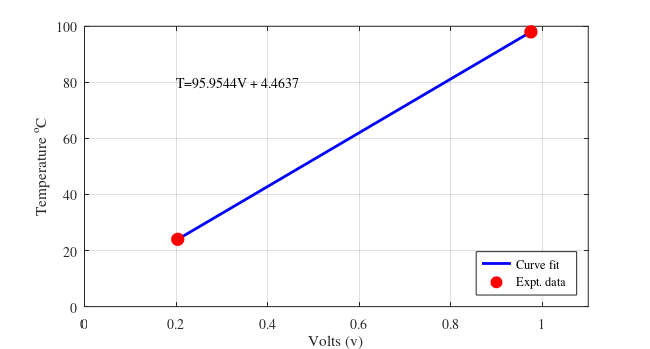
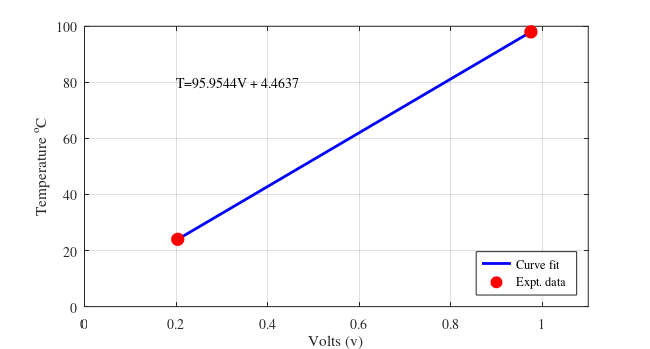

Recreate these plots in MATLAB, in order.
% This is a genric program to generate calibration plot and provide slope
% and intercept data
%%%%%%%%%%%%%%%%%%%%%%%%%%%%%%%%%%%%%%%%%%%%%%%%%%%%%%%%%%%%%%%%%%%%%%%%%%%
% Date: August 9th, 2020
% Dr. Vibhav Durgesh
% Rev 0.0
% This is a basic program to demonstrating use of poly fit command and 
% calculating norm and standard error fit.
% User has to provide apropriate information see - begining of the code
%%%%%%%%%%%%%%%%%%%%%%%%%%%%%%%%%%%%%%%%%%%%%%%%%%%%%%%%%%%%%%%%%%%%%%%%%%%
clear all
close all
clc

%% User have to manually add information
x = [0.2036 0.9748]; %Voltage Data
y = [24 98]; %Temperature from LIGT

t_nuP= 2.262; %Value read from t-student's table
plotTitle = 'Student''s Name Plot';
%% End of user information
[p,s] = polyfit (x,y,1); % Curve fitting with 1st order fit
xfit = x;% Generating degree of freedom for the curve fit
yfit = polyval(p,xfit);
nu = s.df; % Getting degree of freedom for the curve fit 
norm = s.normr; % Getting the norm of the curve fitting
syx = norm/sqrt(nu);

% Generating figure with specific size
figure(1)
set(gcf,'unit','inches','position',[0.50 0.50 6.50 3.50],...
    'defaultaxesfontsize',10,'defaultaxesfontname','times');

% Plotting data
plot(xfit,yfit,'b-','linewidth',2); hold on
plot(x,y,'ro','markersize',9,'markerfacecolor','r')
xlabel('Volts (v)')
ylabel('Temperature ^{o}C')
xlim([0 1.1])
ylim([0 100])
grid on

legend('Curve fit','Expt. data','location','Southeast')
text(0.2, 80,sprintf('T=%3.4f%s + %3.4f', p(1),'V',p(2)),'Fontname','times')

%% Saving the files in png and pdf format
figName = ['../Figures/Student_Name_Exp05_CalPlot'];
set(gcf,'PaperPositionMode','auto')
print(figName,'-dpng','-r600')
set(gcf,'PaperUnits','inches','Units','inches');
figpos = get(gcf,'Position');
set(gcf,'Papersize',figpos(3:4),'Units','inches');
print(figName,'-dpdf','-r600')